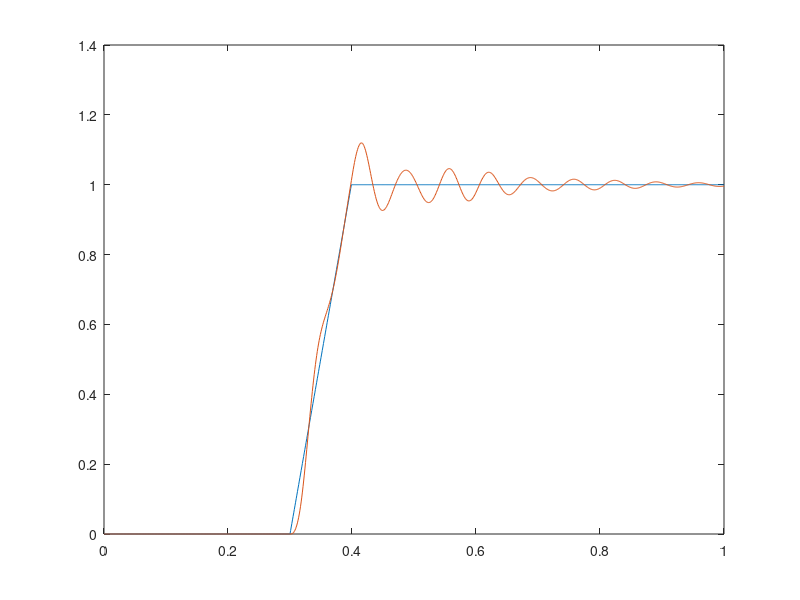

The MATLAB script that drew this image:
close all
clear
clc

Ts = 0.001;
t = 0:Ts:1;
Yd = zeros(size(t))';
Yd(t < 0.3) = 0;
Yd((t >= 0.3) & (t < 0.4)) = linspace(0, 1, sum((t >= 0.3) & (t < 0.4)));
Yd(t >= 0.4) = 1;

% Plant model
plant_num = [8.331499999999999e-04 -0.002411635990000 0.001646764298800 0.001386774757085 -0.002226794738657 7.735179924151595e-04];
plant_den = [1 -5.7154 13.723534400000000 -17.734220581599999 13.016931722320001 -5.148338416112000 0.857492875392000];
plant_tf = tf(plant_num, plant_den, Ts);

% Feedback controller
feedback_num = [12.33590000000000 -35.651984590000005 34.340092218032005 -11.023646014692989];
feedback_den = [1 -2.832900000000000 2.672854940000000 -0.839948725176000];
fback_tf = tf(feedback_num, feedback_den, Ts);

% Get state space values for ILC
[Ag, Bg, Cg, Dg] = ssdata(plant_tf);
[Af, Bf, Cf, Df] = ssdata(fback_tf);

% Initialize vectors to store simulation results
num_steps = length(t);
x_plant = zeros(size(Ag, 1), num_steps);
x_feedback = zeros(size(Af, 1), num_steps);
Yj = zeros(num_steps,1);

%Memory Parameters
Eold = zeros(num_steps + 1,1);
Uold = zeros(num_steps + 1,1);
Wj = zeros(num_steps + 1 ,1);
Uj = zeros(num_steps + 1 ,1);
%ILC parameters
Kp = 1;
Kd = 10;
iter = 50;
Q = 0;
% IMC Simulation with input first through feedback

for j = 1:iter

   for k = 2:num_steps
      Wj(k) = Q * (Uj(k) + Kp * Eold(k+1) + Kd * (Eold(k+1) - Eold(k)));

      % Error calculation
      Ej = (Yd(k) - Wj(k) - Yj(k-1));

      % Feedback controller output
      feedback_output = Cf * x_feedback(:, k) + Df * Ej;
      Uj(k) = feedback_output + Wj(k);

      % Plant output
      Yj(k) = Cg * x_plant(:, k) + Dg * Uj(k);
      % Update states for the next time step
      x_feedback(:, k + 1) = Af * x_feedback(:, k) + Bf * Ej;
      x_plant(:, k + 1) = Ag * x_plant(:, k) + Bg * Uj(k);

      %Memory
      Eold(k) = Ej;
      Uold(k) = Uj(k);

   end

   disp(j)
end
figure(1)
plot(t,Yd,t,Yj)

